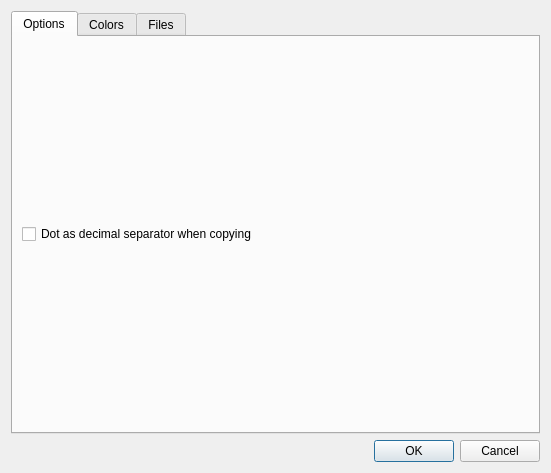
<?xml version="1.0" encoding="UTF-8"?>
<ui version="4.0">
 <class>Settings</class>
 <widget class="QDialog" name="Settings">
  <property name="geometry">
   <rect>
    <x>0</x>
    <y>0</y>
    <width>551</width>
    <height>473</height>
   </rect>
  </property>
  <property name="windowTitle">
   <string>Dialog</string>
  </property>
  <layout class="QVBoxLayout" name="verticalLayout_2">
   <item>
    <widget class="QTabWidget" name="SectionTab">
     <property name="tabPosition">
      <enum>QTabWidget::North</enum>
     </property>
     <property name="currentIndex">
      <number>0</number>
     </property>
     <widget class="QWidget" name="tab">
      <attribute name="title">
       <string>Options</string>
      </attribute>
      <layout class="QVBoxLayout" name="verticalLayout">
       <item>
        <widget class="QCheckBox" name="DecimalSeparator">
         <property name="toolTip">
          <string>&lt;html&gt;&lt;head/&gt;&lt;body&gt;&lt;p&gt;When this box is checked, the copy menus always export the numbers with a dot as decimal separator. If the box is unchecked, the number are formated using the system locale.&lt;/p&gt;&lt;/body&gt;&lt;/html&gt;</string>
         </property>
         <property name="text">
          <string>Dot as decimal separator when copying</string>
         </property>
        </widget>
       </item>
      </layout>
     </widget>
     <widget class="QWidget" name="tab_2">
      <attribute name="title">
       <string>Colors</string>
      </attribute>
     </widget>
     <widget class="QWidget" name="tab_3">
      <attribute name="title">
       <string>Files</string>
      </attribute>
     </widget>
    </widget>
   </item>
   <item>
    <widget class="QDialogButtonBox" name="buttonBox">
     <property name="orientation">
      <enum>Qt::Horizontal</enum>
     </property>
     <property name="standardButtons">
      <set>QDialogButtonBox::Cancel|QDialogButtonBox::Ok</set>
     </property>
    </widget>
   </item>
  </layout>
 </widget>
 <resources/>
 <connections>
  <connection>
   <sender>buttonBox</sender>
   <signal>accepted()</signal>
   <receiver>Settings</receiver>
   <slot>accept()</slot>
   <hints>
    <hint type="sourcelabel">
     <x>248</x>
     <y>254</y>
    </hint>
    <hint type="destinationlabel">
     <x>157</x>
     <y>274</y>
    </hint>
   </hints>
  </connection>
  <connection>
   <sender>buttonBox</sender>
   <signal>rejected()</signal>
   <receiver>Settings</receiver>
   <slot>reject()</slot>
   <hints>
    <hint type="sourcelabel">
     <x>316</x>
     <y>260</y>
    </hint>
    <hint type="destinationlabel">
     <x>286</x>
     <y>274</y>
    </hint>
   </hints>
  </connection>
 </connections>
</ui>
